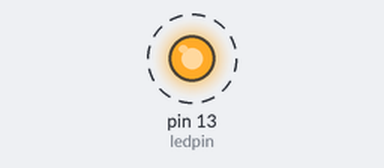
Recording of a sketch running on a simulated Arduino Uno, built with avr-gcc and run on an emulated ATmega328P. Parts: output pins drawn as LEDs (lit = HIGH). Dashed ring = blinking.

Above: at 0.5 s.
Timing chart, 0 to 4.6 s (numbered marks = the images above):
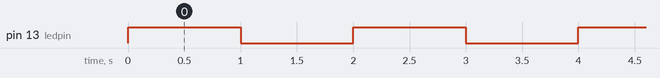

Measured:
- by itself, pin 13 (ledpin): alternates HIGH for 1.0 s and LOW for 1.0 s

The sketch:

test.ino
```cpp
#include "my.h"
void setup() {
  // put your setup code here, to run once:
  pinMode(ledpin,OUTPUT);
}

void loop() {
  digitalWrite(ledpin,HIGH);
  delay(1000);
    digitalWrite(ledpin,LOW);
    delay(1000);
  // put your main code here, to run repeatedly:

}
```

my.h
```cpp
int ledpin = 13;
```
